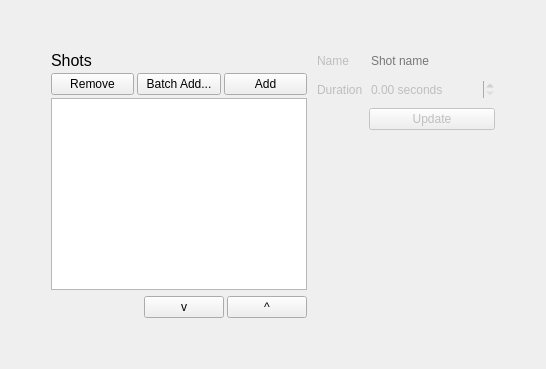
          <widget class="QWidget" name="shotsAdminTab">
           <attribute name="title">
            <string>Shots</string>
           </attribute>
           <layout class="QGridLayout" name="gridLayout_2">
            <property name="horizontalSpacing">
             <number>10</number>
            </property>
            <item row="1" column="1">
             <widget class="QWidget" name="widget_15" native="true">
              <layout class="QVBoxLayout" name="verticalLayout_15">
               <property name="spacing">
                <number>3</number>
               </property>
               <property name="leftMargin">
                <number>0</number>
               </property>
               <property name="topMargin">
                <number>0</number>
               </property>
               <property name="rightMargin">
                <number>0</number>
               </property>
               <property name="bottomMargin">
                <number>0</number>
               </property>
               <item>
                <widget class="QLabel" name="label_28">
                 <property name="font">
                  <font>
                   <pointsize>12</pointsize>
                  </font>
                 </property>
                 <property name="text">
                  <string>Shots</string>
                 </property>
                </widget>
               </item>
               <item>
                <widget class="QWidget" name="widget_16" native="true">
                 <layout class="QHBoxLayout" name="horizontalLayout_10">
                  <property name="spacing">
                   <number>3</number>
                  </property>
                  <property name="leftMargin">
                   <number>0</number>
                  </property>
                  <property name="topMargin">
                   <number>0</number>
                  </property>
                  <property name="rightMargin">
                   <number>0</number>
                  </property>
                  <property name="bottomMargin">
                   <number>0</number>
                  </property>
                  <item>
                   <widget class="QPushButton" name="removeShotButton">
                    <property name="text">
                     <string>Remove</string>
                    </property>
                   </widget>
                  </item>
                  <item>
                   <widget class="QPushButton" name="batchAddShotButton">
                    <property name="text">
                     <string>Batch Add...</string>
                    </property>
                   </widget>
                  </item>
                  <item>
                   <widget class="QPushButton" name="addShotButton">
                    <property name="text">
                     <string>Add</string>
                    </property>
                   </widget>
                  </item>
                 </layout>
                </widget>
               </item>
               <item>
                <widget class="QListWidget" name="shotsAdminList">
                 <property name="selectionMode">
                  <enum>QAbstractItemView::ExtendedSelection</enum>
                 </property>
                </widget>
               </item>
              </layout>
             </widget>
            </item>
            <item row="1" column="2">
             <widget class="QWidget" name="shotConfigWidget" native="true">
              <property name="enabled">
               <bool>false</bool>
              </property>
              <layout class="QFormLayout" name="formLayout_8">
               <property name="horizontalSpacing">
                <number>6</number>
               </property>
               <property name="verticalSpacing">
                <number>10</number>
               </property>
               <property name="leftMargin">
                <number>0</number>
               </property>
               <property name="topMargin">
                <number>0</number>
               </property>
               <property name="rightMargin">
                <number>0</number>
               </property>
               <property name="bottomMargin">
                <number>0</number>
               </property>
               <item row="0" column="0">
                <widget class="QLabel" name="label_29">
                 <property name="text">
                  <string>Name</string>
                 </property>
                </widget>
               </item>
               <item row="0" column="1">
                <widget class="QLineEdit" name="shotNameEdit">
                 <property name="maxLength">
                  <number>255</number>
                 </property>
                 <property name="frame">
                  <bool>false</bool>
                 </property>
                 <property name="placeholderText">
                  <string>Shot name</string>
                 </property>
                </widget>
               </item>
               <item row="1" column="0">
                <widget class="QLabel" name="label_30">
                 <property name="text">
                  <string>Duration</string>
                 </property>
                </widget>
               </item>
               <item row="1" column="1">
                <widget class="QDoubleSpinBox" name="shotDurationSpinBox">
                 <property name="frame">
                  <bool>false</bool>
                 </property>
                 <property name="suffix">
                  <string> seconds</string>
                 </property>
                 <property name="maximum">
                  <double>100000.000000000000000</double>
                 </property>
                 <property name="singleStep">
                  <double>0.500000000000000</double>
                 </property>
                 <property name="value">
                  <double>0.000000000000000</double>
                 </property>
                </widget>
               </item>
               <item row="2" column="1">
                <widget class="QPushButton" name="shotApplyButton">
                 <property name="text">
                  <string>Update</string>
                 </property>
                </widget>
               </item>
              </layout>
             </widget>
            </item>
            <item row="2" column="1">
             <layout class="QHBoxLayout" name="horizontalLayout_11">
              <property name="spacing">
               <number>3</number>
              </property>
              <property name="leftMargin">
               <number>0</number>
              </property>
              <property name="topMargin">
               <number>0</number>
              </property>
              <item>
               <spacer name="horizontalSpacer_11">
                <property name="orientation">
                 <enum>Qt::Horizontal</enum>
                </property>
                <property name="sizeHint" stdset="0">
                 <size>
                  <width>40</width>
                  <height>20</height>
                 </size>
                </property>
               </spacer>
              </item>
              <item>
               <widget class="QPushButton" name="moveShotDownButton">
                <property name="text">
                 <string>v</string>
                </property>
               </widget>
              </item>
              <item>
               <widget class="QPushButton" name="moveShotUpButton">
                <property name="text">
                 <string>^</string>
                </property>
               </widget>
              </item>
             </layout>
            </item>
            <item row="3" column="1">
             <spacer name="verticalSpacer_15">
              <property name="orientation">
               <enum>Qt::Vertical</enum>
              </property>
              <property name="sizeHint" stdset="0">
               <size>
                <width>20</width>
                <height>40</height>
               </size>
              </property>
             </spacer>
            </item>
            <item row="0" column="1">
             <spacer name="verticalSpacer_12">
              <property name="orientation">
               <enum>Qt::Vertical</enum>
              </property>
              <property name="sizeHint" stdset="0">
               <size>
                <width>20</width>
                <height>40</height>
               </size>
              </property>
             </spacer>
            </item>
            <item row="0" column="0">
             <spacer name="horizontalSpacer_9">
              <property name="orientation">
               <enum>Qt::Horizontal</enum>
              </property>
              <property name="sizeHint" stdset="0">
               <size>
                <width>40</width>
                <height>20</height>
               </size>
              </property>
             </spacer>
            </item>
            <item row="1" column="3">
             <spacer name="horizontalSpacer_10">
              <property name="orientation">
               <enum>Qt::Horizontal</enum>
              </property>
              <property name="sizeHint" stdset="0">
               <size>
                <width>40</width>
                <height>20</height>
               </size>
              </property>
             </spacer>
            </item>
           </layout>
          </widget>
